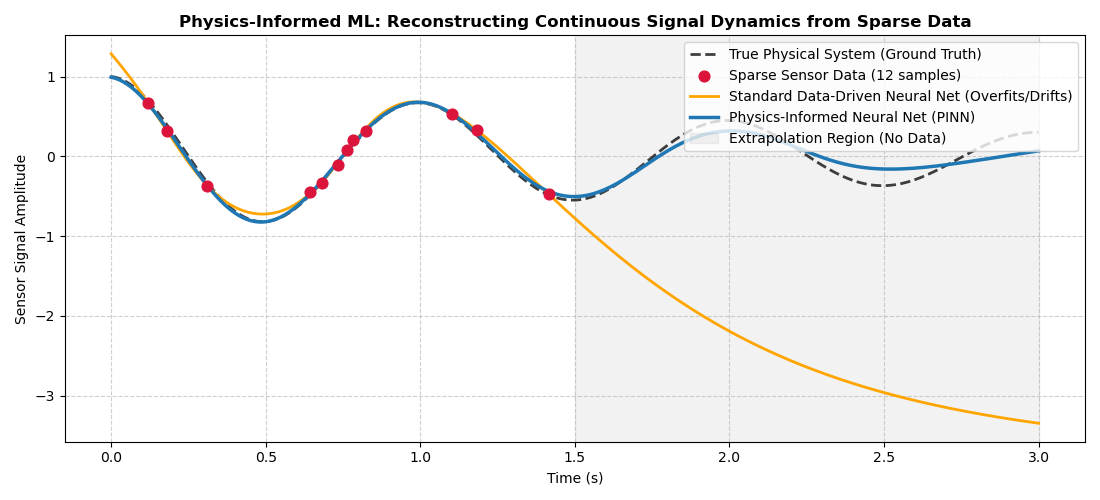

Recreate this plot in Python.
import torch
import torch.nn as nn
import numpy as np
import matplotlib.pyplot as plt

# Set random seeds for reproducibility
torch.manual_seed(42)
np.random.seed(42)

# ==========================================
# 1. PHYSICAL SYSTEM DEFINITION
# Governing Equation: d^2y/dt^2 + 2*gamma*dy/dt + w0^2*y = 0
# ==========================================
damp_gamma = 0.4    # Damping coefficient
w0 = 2.0 * np.pi    # Natural frequency (1 Hz)

def exact_analytical_solution(t: np.ndarray) -> np.ndarray:
    """Exact analytical response of an underdamped harmonic oscillator."""
    w_d = np.sqrt(w0**2 - damp_gamma**2)
    return np.exp(-damp_gamma * t) * np.cos(w_d * t)

# ==========================================
# 2. GENERATE SPARSE, NOISY SENSOR DATA
# ==========================================
t_dense = np.linspace(0, 3, 300)
y_dense_exact = exact_analytical_solution(t_dense)

# Simulate small data regime: Only 12 noisy sensor readings available
num_sensor_points = 12
t_sensor_np = np.sort(np.random.choice(t_dense[:150], size=num_sensor_points, replace=False))
y_sensor_np = exact_analytical_solution(t_sensor_np) + np.random.normal(0, 0.05, size=num_sensor_points)

# Convert arrays to PyTorch Tensors
t_sensor = torch.tensor(t_sensor_np, dtype=torch.float32).reshape(-1, 1)
y_sensor = torch.tensor(y_sensor_np, dtype=torch.float32).reshape(-1, 1)

# Physics Collocation Points (evaluating differential equation residual across domain)
t_physics = torch.linspace(0, 3, 100, requires_grad=True).reshape(-1, 1)


# ==========================================
# 3. PHYSICS-INFORMED NEURAL NETWORK (PINN)
# ==========================================
class PhysicsInformedNN(nn.Module):
    def __init__(self):
        super(PhysicsInformedNN, self).__init__()
        self.net = nn.Sequential(
            nn.Linear(1, 32),
            nn.Tanh(),
            nn.Linear(32, 32),
            nn.Tanh(),
            nn.Linear(32, 1)
        )

    def forward(self, t):
        return self.net(t)

# Instantiate models for comparison: Pure Data Driven vs. Physics-Informed
pure_data_model = PhysicsInformedNN()
pinn_model = PhysicsInformedNN()

optimizer_data = torch.optim.Adam(pure_data_model.parameters(), lr=1e-3)
optimizer_pinn = torch.optim.Adam(pinn_model.parameters(), lr=1e-3)


# ==========================================
# 4. TRAINING PIPELINE
# ==========================================
epochs = 4000
physics_loss_weight = 1e-3

# --- Train Pure Data-Driven Model ---
for epoch in range(epochs):
    optimizer_data.zero_grad()
    y_pred_sensor = pure_data_model(t_sensor)
    loss_data_only = nn.MSELoss()(y_pred_sensor, y_sensor)
    loss_data_only.backward()
    optimizer_data.step()

# --- Train Physics-Informed Model (PINN) ---
for epoch in range(epochs):
    optimizer_pinn.zero_grad()
    
    # Data Loss component
    y_pred_sensor = pinn_model(t_sensor)
    loss_data = nn.MSELoss()(y_pred_sensor, y_sensor)
    
    # Physics Loss component using Autograd derivatives
    y_phys = pinn_model(t_physics)
    
    # First Derivative dy/dt
    dy_dt = torch.autograd.grad(
        outputs=y_phys, inputs=t_physics,
        grad_outputs=torch.ones_like(y_phys),
        create_graph=True
    )[0]
    
    # Second Derivative d^2y/dt^2
    d2y_dt2 = torch.autograd.grad(
        outputs=dy_dt, inputs=t_physics,
        grad_outputs=torch.ones_like(dy_dt),
        create_graph=True
    )[0]
    
    # Damped Oscillator Differential Equation Residual
    physics_residual = d2y_dt2 + 2 * damp_gamma * dy_dt + (w0**2) * y_phys
    loss_physics = torch.mean(physics_residual**2)
    
    # Total Combined Loss
    total_loss = loss_data + physics_loss_weight * loss_physics
    total_loss.backward()
    optimizer_pinn.step()


# ==========================================
# 5. EVALUATION & GRAPHICAL VISUALIZATION
# ==========================================
t_eval = torch.tensor(t_dense, dtype=torch.float32).reshape(-1, 1)
y_pred_pure = pure_data_model(t_eval).detach().numpy()
y_pred_pinn = pinn_model(t_eval).detach().numpy()

plt.figure(figsize=(11, 5))

# Plot Exact Physics vs Models
plt.plot(t_dense, y_dense_exact, 'k--', label='True Physical System (Ground Truth)', alpha=0.75, lw=2)
plt.scatter(t_sensor_np, y_sensor_np, color='crimson', s=60, zorder=5, label='Sparse Sensor Data (12 samples)')

plt.plot(t_dense, y_pred_pure, color='orange', lw=2, label='Standard Data-Driven Neural Net (Overfits/Drifts)')
plt.plot(t_dense, y_pred_pinn, color='#1f77b4', lw=2.5, label='Physics-Informed Neural Net (PINN)')

plt.title("Physics-Informed ML: Reconstructing Continuous Signal Dynamics from Sparse Data", fontsize=12, fontweight='bold')
plt.xlabel("Time (s)")
plt.ylabel("Sensor Signal Amplitude")
plt.axvspan(1.5, 3.0, color='gray', alpha=0.1, label='Extrapolation Region (No Data)')
plt.grid(True, linestyle='--', alpha=0.6)
plt.legend(loc='upper right')
plt.tight_layout()
plt.show()
